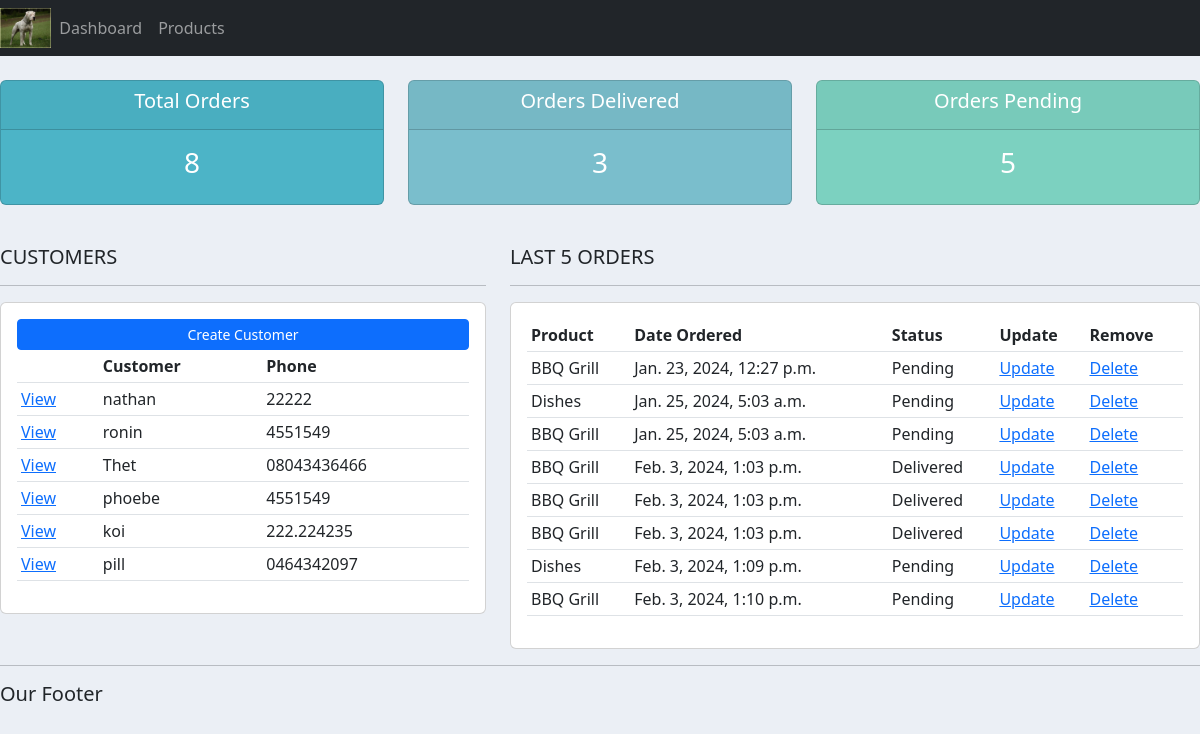
Before: / with the older database file.
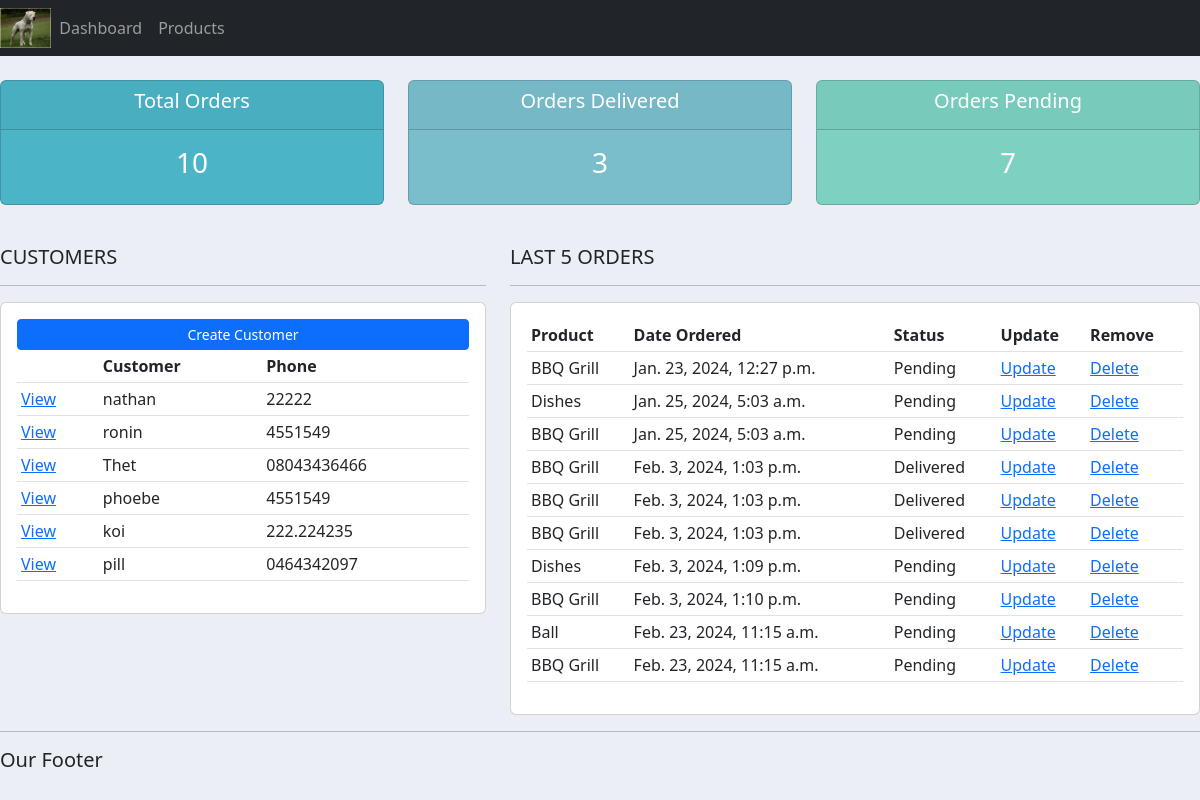
After: the same page with the newer database file.
### accounts/models.py (models this page shows, shortened)
class Customer(models.Model):
    name = models.CharField(max_length=50, null=True) #null=True essentially makes it OK to not set a default value
    phone = models.CharField(max_length=30, null=True)
    email = models.CharField(max_length=50, null=True)
    date_created = models.DateTimeField(auto_now_add=True)

class Order(models.Model):
    STATUS = (
                ('Pending', 'Pending'),
                ('Out for delivery', 'Out for delivery'),
                ('Delivered', 'Delivered')
    )
    customer = models.ForeignKey(Customer, null=True, on_delete=models.SET_NULL)
    product = models.ForeignKey(Product, null=True, on_delete=models.SET_NULL)
    date_created = models.DateTimeField(auto_now_add=True)
    status = models.CharField(max_length=50, null=True, choices=STATUS)

class Product(models.Model):
    CATEGORY = (
                    ('Indoor', 'Indoor'),
                    ('Outdoor', 'Outdoor'),
    )
    name = models.CharField(max_length=50, null=True)
    price = models.FloatField(null=True)
    category = models.CharField(max_length=200, null=True, choices=CATEGORY)
    description = models.CharField(max_length=200, null=True, blank=True)
    date_created = models.DateTimeField(auto_now_add=True)
    tags = models.ManyToManyField(Tag)
    def __str__(self):
        return self.name

### accounts/views.py (the view)
# urls.py: path('', views.home, name='home'),
def home(request):
    orders = Order.objects.all()
    customers = Customer.objects.all()
    total_customers = customers.count()
    total_orders = orders.count()
    delivered = orders.filter(status = "Delivered").count()
    pending = orders.filter(status = "Pending").count()
    context = {'orders' : orders,
               'customers' : customers,
               'total_orders' : total_orders,
               'delivered' : delivered,
               'pending' : pending,
               }
    return render(request, 'accounts/dashboard.html', context)

### accounts/templates/accounts/dashboard.html
{% extends 'accounts/main.html' %}
{% block content %}
{% include 'accounts/status.html' %}
<br>
<div class="row">
    <div class="col-md-5">
        <h5>CUSTOMERS</h5>
        <hr>
        <div class="card card-body">
            <a class="btn btn-primary  btn-sm btn-block" href="">Create Customer</a>
                <table class="table table-sm">
                    <tr>
                        <th></th>
                        <th>Customer</th>
                        <th>Phone</th>
                    </tr>
                    {% for customer in customers %}
                    <tr>
                     <td><a href="{% url 'customer' customer.id %}">View</a></td>
                     <td>{{ customer.name }}</td>
                     <td>{{ customer.phone }}</td>
                    </tr>
                     {% endfor %}
                </table>
        </div>
    </div>
    <div class="col-md-7">
        <h5>LAST 5 ORDERS</h5>
        <hr>
        <div class="card card-body">
            <table class="table table-sm">
                <tr>
                    <th>Product</th>
                    <th>Date Ordered</th>
                    <th>Status</th>
                    <th>Update</th>
                    <th>Remove</th>
                </tr>
                {% for order in orders %}
               <tr>
                <td>{{ order.product }}</td>
                <td>{{ order.date_created }}</td>
                <td>{{ order.status }}</td>
                <td><a href="{% url 'update_order' order.id %} ">Update</a></td>
                <td><a href="{% url 'delete_order' order.id %} ">Delete</a></td>
                {% endfor %}
               </tr>
            </table>
        </div>
    </div>
</div>
{% endblock %}

Changed rows visible on the page:
added Order: product "Ball", date_created "Feb. 23, 2024, 11:15 a.m.", status "Pending"
added Order: product "BBQ Grill", date_created "Feb. 23, 2024, 11:15 a.m.", status "Pending"
Other visible differences:
{{ total_orders }}: "8" → "10"
{{ pending }}: "5" → "7"
